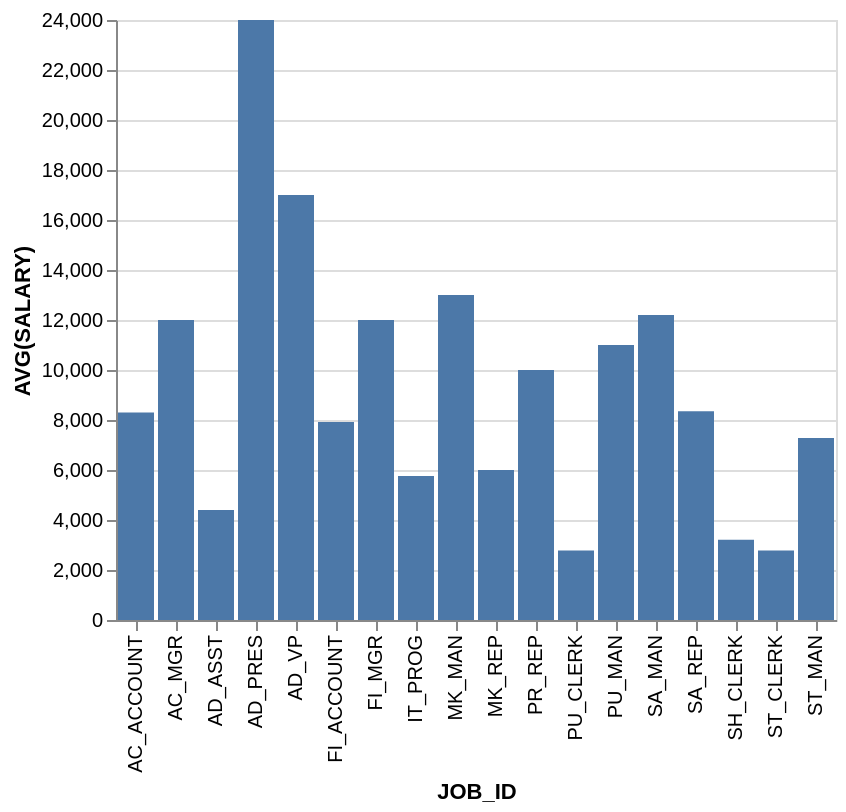

The specification (Vega-Lite) saved for this image:
### Vega-Lite specification from a JSON file in a GitHub repository (floating-point values rounded to 4 significant figures)
{"data": {"values": [{"x_data": "AC_ACCOUNT", "y_data": 8300}, {"x_data": "AC_MGR", "y_data": 12000}, {"x_data": "AD_ASST", "y_data": 4400}, {"x_data": "AD_PRES", "y_data": 24000}, {"x_data": "AD_VP", "y_data": 17000}, {"x_data": "FI_ACCOUNT", "y_data": 7920}, {"x_data": "FI_MGR", "y_data": 12000}, {"x_data": "IT_PROG", "y_data": 5760}, {"x_data": "MK_MAN", "y_data": 13000}, {"x_data": "MK_REP", "y_data": 6000}, {"x_data": "PR_REP", "y_data": 10000}, {"x_data": "PU_CLERK", "y_data": 2780}, {"x_data": "PU_MAN", "y_data": 11000}, {"x_data": "SA_MAN", "y_data": 12200}, {"x_data": "SA_REP", "y_data": 8350}, {"x_data": "SH_CLERK", "y_data": 3215}, {"x_data": "ST_CLERK", "y_data": 2785}, {"x_data": "ST_MAN", "y_data": 7280}]}, "mark": "bar", "encoding": {"x": {"field": "x_data", "type": "nominal", "title": "JOB_ID", "sort": "ascending"}, "y": {"field": "y_data", "type": "quantitative", "title": "AVG(SALARY)"}}}
